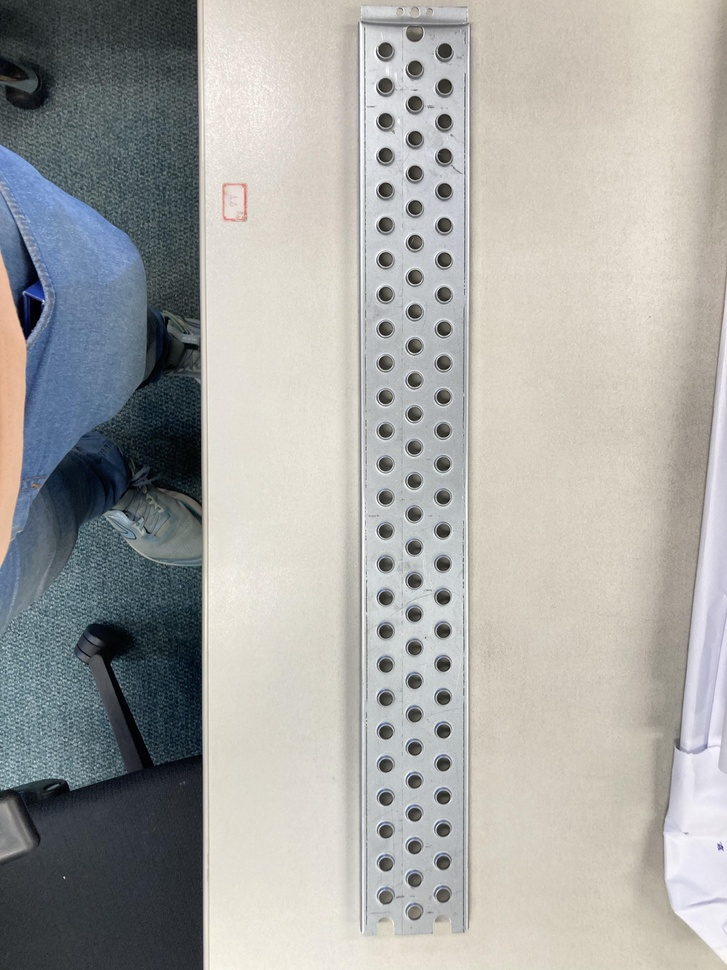
#> input picture imagens_iphone/IMG_6613.jpg, 727 x 970 px, shrunk from 3024 x 4032 before the run; its folder holds only this picture in this run
$ python test_furos.py
#> lines starting #> are read from the running program, lines starting #| are printed output that depends on the picture; after the words box and inside, x2 and y2 are one past the last pixel; in counts of white or black regions, pixels touching at a corner belong together
#> in run_test_on_folder, img_bgr is the input picture: shape (970, 727, 3); mean B, G, R 164.4, 167.5, 167.7
### utils/detections.py
import cv2
import numpy as np

def _ensure_odd(x: int) -> int:
    x = max(1, int(x))
    return x if x % 2 == 1 else x + 1

def _to_gray(img_rgb):
    if len(img_rgb.shape) == 3:
        return cv2.cvtColor(img_rgb, cv2.COLOR_RGB2GRAY)
    return img_rgb

def processar_furos_blackhat(img_rgb, tamanho_kernel=None, area_minima=None, area_maxima=None, tolerancia=0.4, cleaning_kernel_size=5, debug=False):
    """
    Detecta furos usando MORPH_BLACKHAT com alguns ajustes para evitar perda de furos pequenos.
    Retorna: img_resultado_rgb, qtd_detectados, qtd_fora, intermediates_dict
    """
    gray = _to_gray(img_rgb)
    h, w = gray.shape[:2]
#> h = 970; w = 727

    # Defaults relative to image size
    if tamanho_kernel is None:
        # kernel ~ 1/30 da menor dimensão
        k = max(3, min(h, w) // 30)
#> k = 24
        tamanho_kernel = (k, k)
#> tamanho_kernel = (24, 24)
    if area_minima is None:
        area_minima = max(10, int(h * w * 0.0002))  # ~0.02% da área da imagem
#> area_minima = 141
    if area_maxima is None:
        area_maxima = h * w  # large
#> area_maxima = 705190

    # 1. Black Hat
    kernel = cv2.getStructuringElement(cv2.MORPH_ELLIPSE, ( _ensure_odd(tamanho_kernel[0]), _ensure_odd(tamanho_kernel[1]) ))
    blackhat = cv2.morphologyEx(gray, cv2.MORPH_BLACKHAT, kernel)

    # 2. Binarização e Limpeza
    # equalize or blur to help OTSU in some images
    blur = cv2.GaussianBlur(blackhat, (5, 5), 0)
    _, thresh = cv2.threshold(blur, 0, 255, cv2.THRESH_BINARY | cv2.THRESH_OTSU)
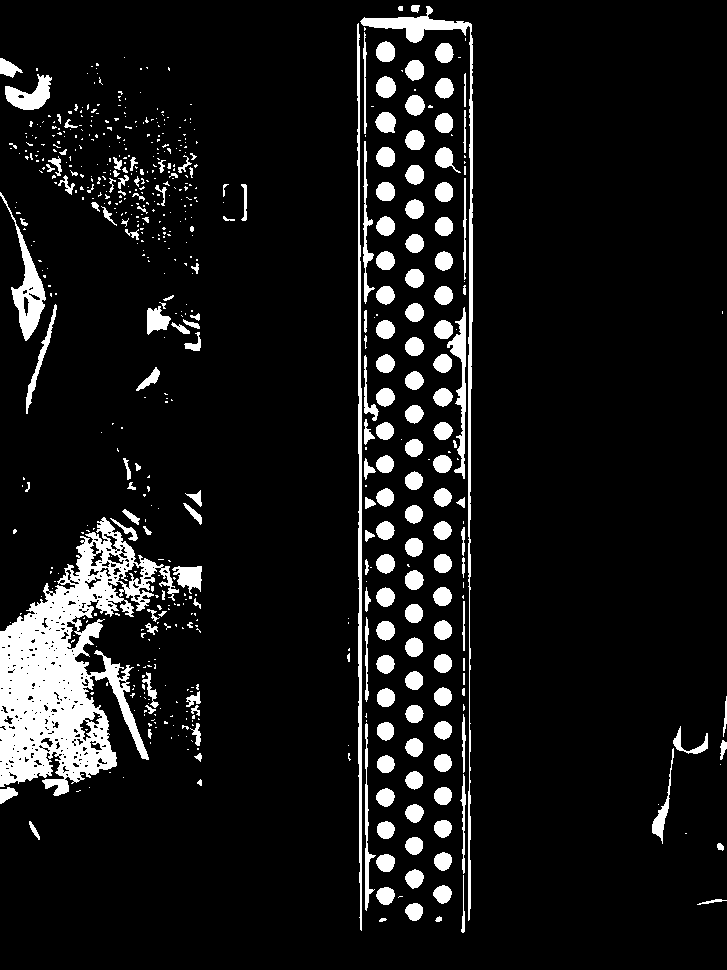
#> thresh: shape (970, 727); 9.2% white; 634 white regions (438 under 20 px), largest, box (x1, y1, x2, y2) and area: (0, 517, 179, 796) 21074, (360, 6, 473, 921) 3721, (357, 23, 362, 931) 2751
    kernel_clean = cv2.getStructuringElement(cv2.MORPH_ELLIPSE, (_ensure_odd(cleaning_kernel_size), _ensure_odd(cleaning_kernel_size)))
    thresh_clean = cv2.morphologyEx(thresh, cv2.MORPH_OPEN, kernel_clean, iterations=1)
#> thresh_clean: shape (970, 727); 6.8% white; 167 white regions (15 under 20 px)

    # 3. Contornos
    contornos, _ = cv2.findContours(thresh_clean, cv2.RETR_EXTERNAL, cv2.CHAIN_APPROX_SIMPLE)
#> contornos = 166 contours, 29 with area under 20; largest, box (x1, y1, x2, y2) and area: (0, 542, 121, 787) 15944, (12, 234, 45, 340) 1486, (361, 16, 470, 43) 1166, (93, 657, 148, 759) 896, (5, 76, 51, 110) 780

    img_bgr = cv2.cvtColor(img_rgb, cv2.COLOR_RGB2BGR)
    img_result = img_bgr.copy()
    furos_validos = []
    areas = []
    # geometric filtering
    for cnt in contornos:
        area = cv2.contourArea(cnt)
        if area_minima <= area <= area_maxima:
            perimetro = cv2.arcLength(cnt, True)
            if perimetro == 0:
                continue
            circularidade = 4 * np.pi * (area / (perimetro ** 2)) if perimetro > 0 else 0
            # use either circularity or ellipse aspect
            if area >= 20:  # approximate minimal area
                if len(cnt) >= 5:
                    (x, y), (MA, ma), angle = cv2.fitEllipse(cnt)
                    aspect_ratio = min(MA, ma) / max(MA, ma) if max(MA, ma) != 0 else 0
                else:
                    # fallback to min enclosing circle for small contours
                    (x, y), r = cv2.minEnclosingCircle(cnt)
                    aspect_ratio = 1.0  # circle-like by default for small ones

                # Accept shapes that are not extremely elongated
                if aspect_ratio > 0.2 or circularidade > 0.35:
                    furos_validos.append(cnt)
                    areas.append(area)
#> this loop made 166 passes
#> (area, perimetro, circularidade, x, y, MA, ma, angle) on passes 2, 4, 5, 6, 7, 9, 11, 12, 13, 14, 15, 17: (220, 56.28, 0.873, 413.9, 911.2, 16.86, 16.95, 59.12), (230, 58.28, 0.851, 385.2, 895.2, 16.84, 17.63, 66.24), (230, 57.94, 0.861, 442.1, 893.8, 17.03, 17.71, 67.21), (238.5, 59.36, 0.851, 414.1, 878.2, 16.95, 18.3, 38.08), (238, 58.28, 0.88, 385.3, 862.3, 17.11, 17.89, 82.65), (232, 58.28, 0.858, 442.5, 860.9, 16.75, 18.09, 39.53), (228, 56.28, 0.904, 413.9, 845.3, 16.85, 17.71, 60.06), (226.5, 56.87, 0.88, 385.2, 829.5, 16.89, 17.42, 107.9), (225.5, 56.87, 0.876, 442.5, 828.1, 16.98, 17.44, 54.28), (237, 59.11, 0.852, 414, 812.7, 17.27, 17.66, 19.79), (269.5, 84.53, 0.474, 659.7, 821.4, 11.64, 35.08, 16.79), (237.5, 58.53, 0.871, 385.1, 796.9, 17.24, 17.68, 59.5)
#> (area, perimetro) on pass 140: (256.5, 60.53)
#> after the loop, areas = 92 values, max 15943.5 at index 38, min 151 at index 56, mean 454.7; furos_validos = 92 contours; largest, box (x1, y1, x2, y2) and area: (0, 542, 121, 787) 15944, (12, 234, 45, 340) 1486, (361, 16, 470, 43) 1166, (93, 657, 148, 759) 896, (5, 76, 51, 110) 780

    furos_fora = 0
    mediana_area = np.median(areas) if areas else 0
#> mediana_area = 245.2
    for i, cnt in enumerate(furos_validos):
        area = areas[i]
        M = cv2.moments(cnt)
        if M["m00"] != 0:
            cX = int(M["m10"] / M["m00"])
            cY = int(M["m01"] / M["m00"])
        else:
            cX, cY = 0, 0

        diferenca = abs(area - mediana_area) / mediana_area if mediana_area != 0 else 0
        if diferenca <= tolerancia:
            color = (0, 255, 0)
            status = ""
        else:
            color = (0, 0, 255)  # red
            status = "DIFF"
            furos_fora += 1

        # draw as ellipse/circle for readability
        if len(cnt) >= 5:
            elipse = cv2.fitEllipse(cnt)
            cv2.ellipse(img_result, elipse, color, 2)
            if status:
                cv2.putText(img_result, status, (cX - 20, cY), cv2.FONT_HERSHEY_SIMPLEX, 0.4, color, 1)
        else:
            cv2.drawContours(img_result, [cnt], -1, color, 1)
#> this loop made 92 passes
#> (area, cX, cY, diferenca, color, status) on pass 1: (220, 413, 911, 0.103, (0, 255, 0), '')
#> img_result: shape (970, 727, 3); 2.7% of pixels changed, all inside (x1, y1, x2, y2) = (0, 14, 669, 922)

    # Convert back to RGB for display
    img_result_rgb = cv2.cvtColor(img_result, cv2.COLOR_BGR2RGB)

    intermediates = {
        'gray': gray,
        'blackhat': blackhat,
        'thresh': thresh,
        'thresh_clean': thresh_clean,
        'contours_mask': cv2.drawContours(np.zeros_like(gray), contornos, -1, 255, 1)
    }

    if debug:
        return img_result_rgb, len(areas), furos_fora, intermediates
    return img_result_rgb, len(areas), furos_fora


def processar_furos_threshold(img_rgb, area_minima=None, area_maxima=None, blur_ks=(5, 5), circularity_threshold=0.5, debug=False):
#> called with blur_ks = (5, 5), circularity_threshold = 0.5, debug = True
    gray = _to_gray(img_rgb)
    h, w = gray.shape[:2]
    if area_minima is None:
        area_minima = max(10, int(h * w * 0.00005))
    if area_maxima is None:
        area_maxima = h * w

    blurred = cv2.GaussianBlur(gray, blur_ks, 0)
    _, thresh = cv2.threshold(blurred, 0, 255, cv2.THRESH_BINARY_INV | cv2.THRESH_OTSU)
#> thresh: shape (970, 727); 27.7% white; 162 white regions (68 under 20 px), largest, box (x1, y1, x2, y2) and area: (0, 0, 204, 970) 177302, (362, 21, 468, 42) 634, (673, 604, 692, 750) 412
    # Cleaning small noise
    kernel = cv2.getStructuringElement(cv2.MORPH_ELLIPSE, (3, 3))
    thresh_clean = cv2.morphologyEx(thresh, cv2.MORPH_OPEN, kernel, iterations=1)
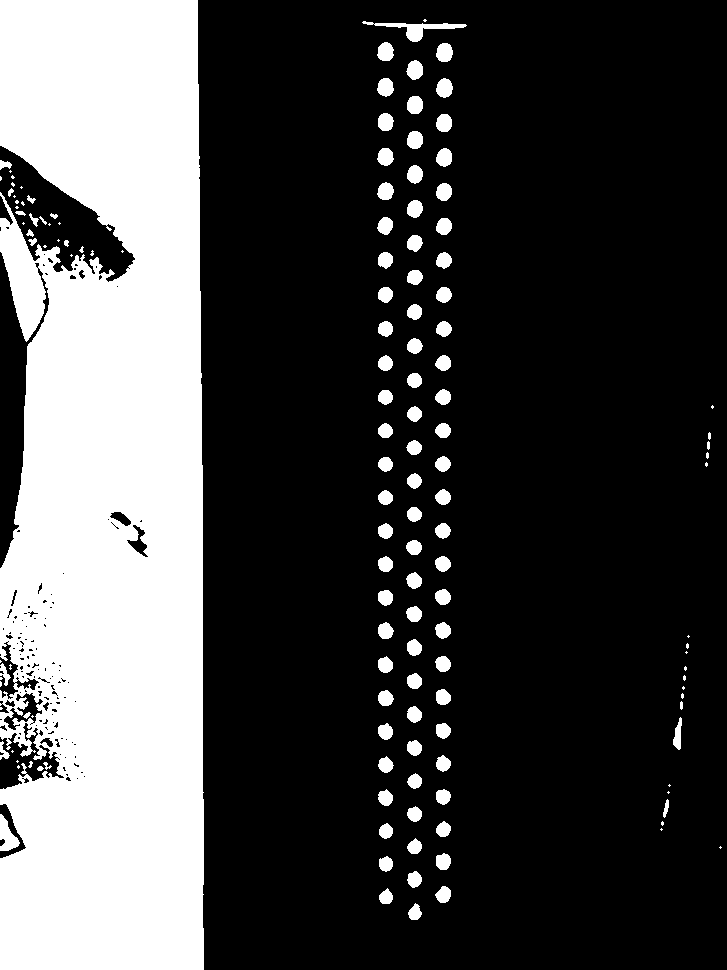
#> thresh_clean: shape (970, 727); 27.5% white; 145 white regions (43 under 20 px), largest, box (x1, y1, x2, y2) and area: (0, 0, 204, 970) 176437, (362, 21, 467, 42) 628, (0, 814, 20, 851) 403

    contornos, _ = cv2.findContours(thresh_clean, cv2.RETR_EXTERNAL, cv2.CHAIN_APPROX_SIMPLE)

    img_bgr = cv2.cvtColor(img_rgb, cv2.COLOR_RGB2BGR)
    img_result = img_bgr.copy()
    furos_validos = []
    areas = []
    for cnt in contornos:
        area = cv2.contourArea(cnt)
        if area_minima <= area <= area_maxima:
            perimetro = cv2.arcLength(cnt, True)
            if perimetro == 0:
                continue
            circularidade = 4 * np.pi * (area / (perimetro ** 2))
            if circularidade >= circularity_threshold:
                furos_validos.append(cnt)
                areas.append(area)
#> this loop made 143 passes
#> cnt on passes 7, 9, 16, 19, 25, 28, 41, 48, 51, 54: [[720, 846], [719, 847], [720, 848], [721, 847]], [[661, 828], [660, 829], [661, 830], [662, 829]], [[668, 791], [667, 792], [668, 793], [669, 792]], [[669, 784], [668, 785], [669, 786], [670, 785]], [[17, 760], [16, 761], [17, 762], [18, 761]], [[12, 750], [11, 751], [12, 752], [13, 751]], [[0, 681], [0, 686], [1, 685], [1, 682]], [[0, 660], [0, 662], [1, 661]], [[686, 651], [685, 652], [686, 653], [687, 652]], [[688, 635], [687, 636], [688, 637], [689, 636]]

    for cnt in furos_validos:
        cv2.drawContours(img_result, [cnt], -1, (0, 255, 0), 1)
#> this loop made 78 passes
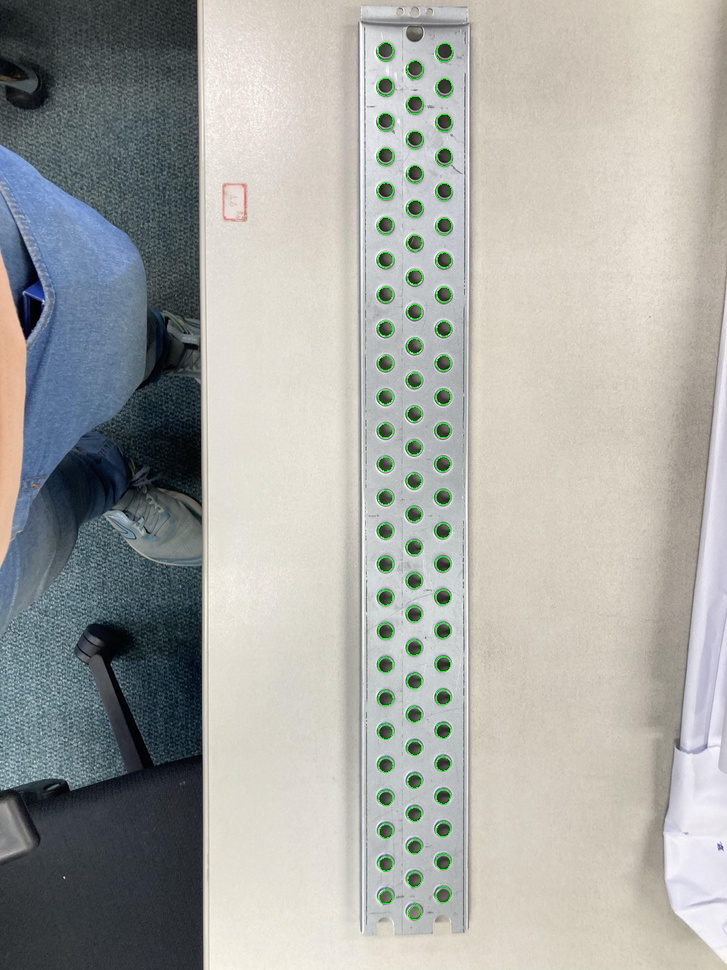
#> img_result: shape (970, 727, 3); 0.47% of pixels changed, all inside (x1, y1, x2, y2) = (377, 42, 453, 920)

    img_result_rgb = cv2.cvtColor(img_result, cv2.COLOR_BGR2RGB)
    intermediates = {
        'gray': gray,
        'thresh': thresh,
        'thresh_clean': thresh_clean,
        'contours_mask': cv2.drawContours(np.zeros_like(gray), contornos, -1, 255, 1)
    }

    if debug:
        return img_result_rgb, len(areas), intermediates
    return img_result_rgb, len(areas)


def detectar_furos_combinado(img_rgb, debug=False, **kwargs):
    """
    Tenta detectar furos com abordagens combinadas: Blackhat e Threshold. Usa a união das máscaras.
    Retorna: img_resultado_rgb, qtd_detectados, qtd_fora, intermediates (optional)
    """
    # Run both detectors and combine masks
    # Get blackhat intermediate mask
    bh_img, bh_count, bh_fora, bh_inter = processar_furos_blackhat(img_rgb, debug=True, **kwargs)
    th_img, th_count, th_inter = processar_furos_threshold(img_rgb, debug=True, **kwargs)

    bh_mask = bh_inter['thresh_clean']
    th_mask = th_inter['thresh_clean']
    combined_mask = cv2.bitwise_or(bh_mask, th_mask)
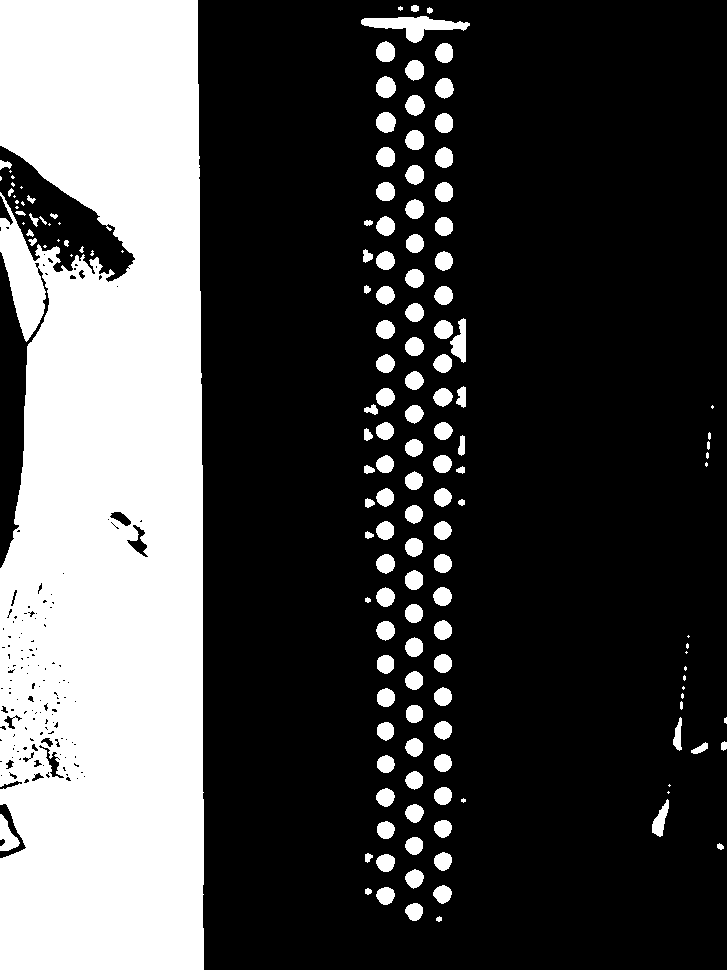
#> combined_mask: shape (970, 727); 29.1% white; 151 white regions (33 under 20 px), largest, box (x1, y1, x2, y2) and area: (0, 0, 204, 970) 179217, (361, 16, 470, 43) 1287, (450, 318, 466, 363) 429
    # Clean combined
    kernel = cv2.getStructuringElement(cv2.MORPH_ELLIPSE, (3, 3))
    combined_mask = cv2.morphologyEx(combined_mask, cv2.MORPH_OPEN, kernel, iterations=1)
#> combined_mask: shape (970, 727); 29.1% white; 151 white regions (33 under 20 px), largest, box (x1, y1, x2, y2) and area: (0, 0, 204, 970) 179194, (361, 16, 470, 43) 1284, (450, 318, 466, 363) 424

    contornos, _ = cv2.findContours(combined_mask, cv2.RETR_EXTERNAL, cv2.CHAIN_APPROX_SIMPLE)
    img_bgr = cv2.cvtColor(img_rgb, cv2.COLOR_RGB2BGR)
    img_result = img_bgr.copy()

    areas = []
    vals = []
    # Basic area-based filter
    h, w = combined_mask.shape[:2]
    area_minima = max(5, int(h * w * 0.00002))
    area_maxima = h * w
    for cnt in contornos:
        area = cv2.contourArea(cnt)
        if area_minima <= area <= area_maxima:
            # optional geometric tests
            per = cv2.arcLength(cnt, True)
            circularidade = 4 * np.pi * (area / (per * per)) if per > 0 else 0
            if circularidade > 0.25 or area > 20:
                areas.append(area)
                vals.append(cnt)
                cv2.drawContours(img_result, [cnt], -1, (0, 255, 0), 1)
#> this loop made 151 passes
#> cnt on passes 17, 18, 21: [[463, 798], [461, 800], [463, 802], [465, 800]], [[668, 791], [667, 792], [668, 793], [669, 792]], [[669, 784], [668, 785], [669, 786], [670, 785]]
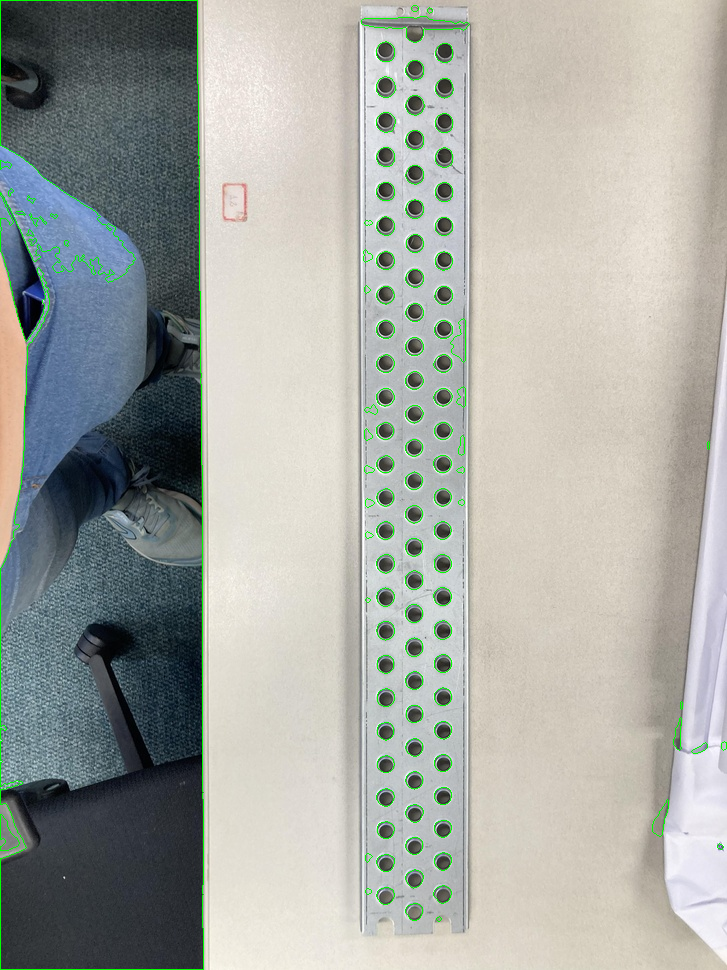
#> img_result: shape (970, 727, 3); 1.17% of pixels changed, all inside (x1, y1, x2, y2) = (0, 0, 727, 970)

    qtd_detectados = len(areas)
    qtd_fora = 0
    mediana_area = np.median(areas) if areas else 0
    for i, cnt in enumerate(vals):
        area = areas[i]
        M = cv2.moments(cnt)
        if M.get("m00", 0) != 0:
            cX = int(M["m10"] / M["m00"])
            cY = int(M["m01"] / M["m00"])
        else:
            cX, cY = 0, 0
        diferenca = abs(area - mediana_area) / mediana_area if mediana_area != 0 else 0
        if diferenca > kwargs.get('tolerancia', 0.4):
            qtd_fora += 1
            cv2.putText(img_result, "DIFF", (cX - 20, cY), cv2.FONT_HERSHEY_SIMPLEX, 0.4, (0, 0, 255), 1)
#> this loop made 117 passes
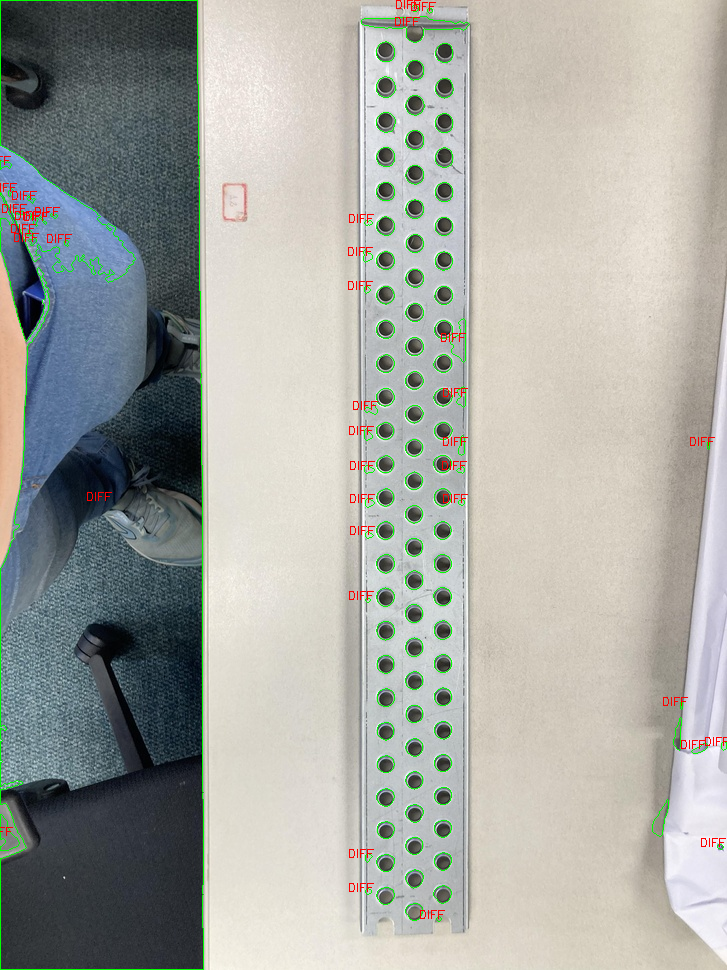
#> img_result: shape (970, 727, 3); 0.34% of pixels changed, all inside (x1, y1, x2, y2) = (0, 0, 727, 919)

    img_result_rgb = cv2.cvtColor(img_result, cv2.COLOR_BGR2RGB)
    intermediates = {
        'blackhat': bh_inter,
        'threshold': th_inter,
        'combined_mask': combined_mask
    }

    if debug:
        return img_result_rgb, qtd_detectados, qtd_fora, intermediates
    return img_result_rgb, qtd_detectados, qtd_fora

### scripts/test_furos.py
from pathlib import Path
import cv2
import numpy as np
from utils.detections import detectar_furos_combinado

INPUT_DIRS = [
    Path(__file__).resolve().parent.parent / 'imagens_iphone',
    Path(__file__).resolve().parent.parent / 'Imagens'
]
OUTPUT_DIR = Path(__file__).resolve().parent.parent / 'outputs'
OUTPUT_DIR.mkdir(exist_ok=True)


def run_test_on_folder(folder: Path):
    files = list(folder.glob('*.jpg')) + list(folder.glob('*.jpeg')) + list(folder.glob('*.png'))
    for img_path in files:
        print('Processing', img_path)
        img_bgr = cv2.imread(str(img_path))
        if img_bgr is None:
            print('Failed to read', img_path)
            continue
        img_rgb = cv2.cvtColor(img_bgr, cv2.COLOR_BGR2RGB)
        img_result, qtd, qtd_fora, debug = detectar_furos_combinado(img_rgb, debug=True)
        print('Detected holes:', qtd, 'Outside tolerance:', qtd_fora)
#| Detected holes: 117 Outside tolerance: 37
        # Save results
        out_path = OUTPUT_DIR / (img_path.stem + '_result.jpg')
        out_mask = OUTPUT_DIR / (img_path.stem + '_mask.jpg')
        out_bh = OUTPUT_DIR / (img_path.stem + '_bh.jpg')
        out_th = OUTPUT_DIR / (img_path.stem + '_th.jpg')
        cv2.imwrite(str(out_path), cv2.cvtColor(img_result, cv2.COLOR_RGB2BGR))
        if 'combined_mask' in debug and debug['combined_mask'] is not None:
            cv2.imwrite(str(out_mask), debug['combined_mask'])
        if 'blackhat' in debug and debug['blackhat'] is not None:
            bh = debug['blackhat']
            if isinstance(bh, dict):
                cv2.imwrite(str(out_bh), bh['blackhat'])
        if 'threshold' in debug and debug['threshold'] is not None:
            th = debug['threshold']
            if isinstance(th, dict):
                cv2.imwrite(str(out_th), th['thresh_clean'])


if __name__ == '__main__':
    for d in INPUT_DIRS:
        if d.exists():
            print('Scanning', d)
            run_test_on_folder(d)
        else:
            print('Skipping non-existent', d)
